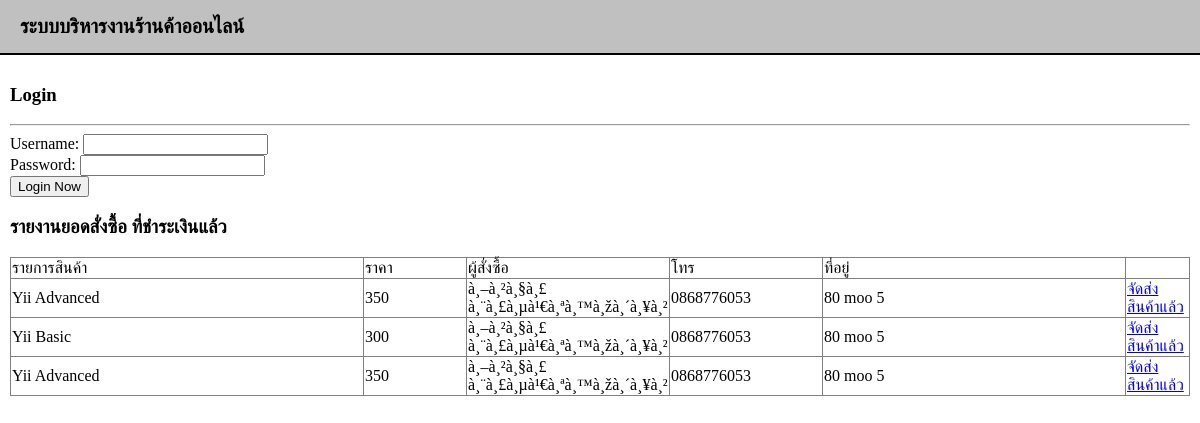
Screenshot of /workshop/backend/index.php?url=order_pay.php with the database file from the repository.
### tables this page shows
CREATE TABLE `orders` (
  `id` int(11) NOT NULL AUTO_INCREMENT,
  `product_id` int(11) NOT NULL,
  `order_price` int(5) NOT NULL,
  `bill_id` int(11) NOT NULL,
  `order_status` enum('wait','pay','send') NOT NULL,
  PRIMARY KEY (`id`)
);

CREATE TABLE `product` (
  `id` int(11) NOT NULL AUTO_INCREMENT,
  `name` varchar(255) NOT NULL,
  `detail` text NOT NULL,
  `price` int(11) NOT NULL,
  `image` varchar(255) NOT NULL,
  `created_date` date NOT NULL,
  `status` enum('show','hide') NOT NULL,
  PRIMARY KEY (`id`)
);

CREATE TABLE `bill` (
  `id` int(11) NOT NULL AUTO_INCREMENT,
  `created_date` datetime NOT NULL,
  `customer_name` varchar(255) NOT NULL,
  `customer_tel` varchar(255) NOT NULL,
  `customer_address` text NOT NULL,
  `bill_status` enum('wait','pay','send') NOT NULL,
  PRIMARY KEY (`id`)
);

### ch02/db.php (called while the page is built, shortened)
<?php
class db {
    var $host;
    var $user;
    var $pass;
    var $sql;
    function __construct() {
        $this->host = 'localhost';
        $this->user = 'root';
        $this->pass = 'root';
    }
    function connect() {
        $conn = mysql_connect($this->host, $this->user, $this->pass);
        return $conn;
    }
    function execute() {
        $conn = $this->connect();
        if (!empty($conn)) {
            return mysql_query($this->sql);
        }
        return null;
    }
}
?>

### ch03/GridView.php (the view, shortened to what this page needs)
<?php
class GridView {
    public $name;
    public $deleteUrl;
    public $deleteText;
    public $header;
    public $width;
    function __construct() {
        $this->deleteText = 'delete';
        $this->header = array();
        $this->width = array();
    }
    function renderFromDb($fields, $result) {
        $header = "";
        $body = "";
        $size = count($this->header);
        for ($i = 0; $i < $size; $i++) {
            $headerText = $this->header[$i];
            $headerWidth = $this->width[$i];
            $header .= "<td width='{$headerWidth}'>{$headerText}</td>";
        }
        $columnCount = count($fields);
        while ($r = mysql_fetch_assoc($result)) {
            $body .= "<tr>";
            for ($i = 0; $i < $columnCount; $i++) {
                $fieldIndex = $fields[$i];
                $columnText = $r[$fieldIndex];
                $body .= "<td>{$columnText}</td>";
            }
            $id = $r['id'];
            if ($this->deleteUrl != "") {
                $body .= "
                    <td>
                        <a href='{$this->deleteUrl}?id={$id}'>
                            {$this->deleteText}
                        </a>
                    </td>";
            }
            $body .= "</tr>";
        }
        $html = "
            <table id='{$this->name}' border='1' style='border-collapse: collapse;'>
                <thead>
                    <tr>
                        {$header}
                    </tr>
                </thead>
                <tbody>
                    {$body}
                </tbody>
            </table>";
        echo $html;
    }
}
?>

### workshop/backend/style.css (style rules this page uses)
body { margin: 0px; }

### rows the page displays
orders: product.name "Yii Advanced", order_price "350", bill.customer_name "à¸–à¸²à¸§à¸£ à¸¨à¸£à¸µà¹€à¸ªà¸™à¸žà¸´à¸¥à¸²", bill.customer_tel "0868776053", bill.customer_address "80 moo 5"
orders: product.name "Yii Basic", order_price "300", bill.customer_name "à¸–à¸²à¸§à¸£ à¸¨à¸£à¸µà¹€à¸ªà¸™à¸žà¸´à¸¥à¸²", bill.customer_tel "0868776053", bill.customer_address "80 moo 5"
orders: product.name "Yii Advanced", order_price "350", bill.customer_name "à¸–à¸²à¸§à¸£ à¸¨à¸£à¸µà¹€à¸ªà¸™à¸žà¸´à¸¥à¸²", bill.customer_tel "0868776053", bill.customer_address "80 moo 5"

### other values shown
$this->text "Username: Password:"
$headerText "รายการสินค้า"
$headerText "ราคา"
$headerText "ผู้สั่งซื้อ"
$headerText "โทร"
$headerText "ที่อยู่"
